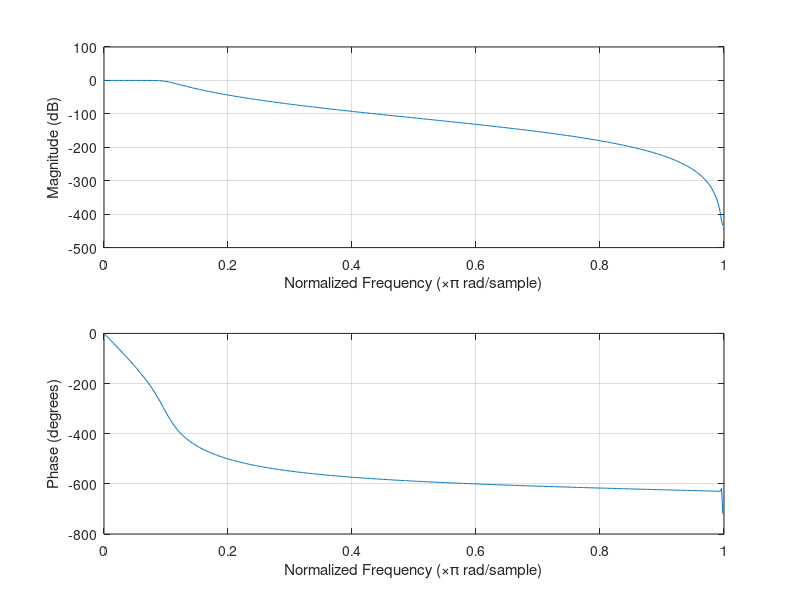

MATLAB code to generate this figure: (Note: this script raises an error after producing the figure.)
[b, a] = butter(7, 50/500, 'low');
tf(b, a, 1/1000);

% freqz(ones(1,8)*0.125)
freqz(b, a);

arraytoCformat(b);
arraytoCformat(a);